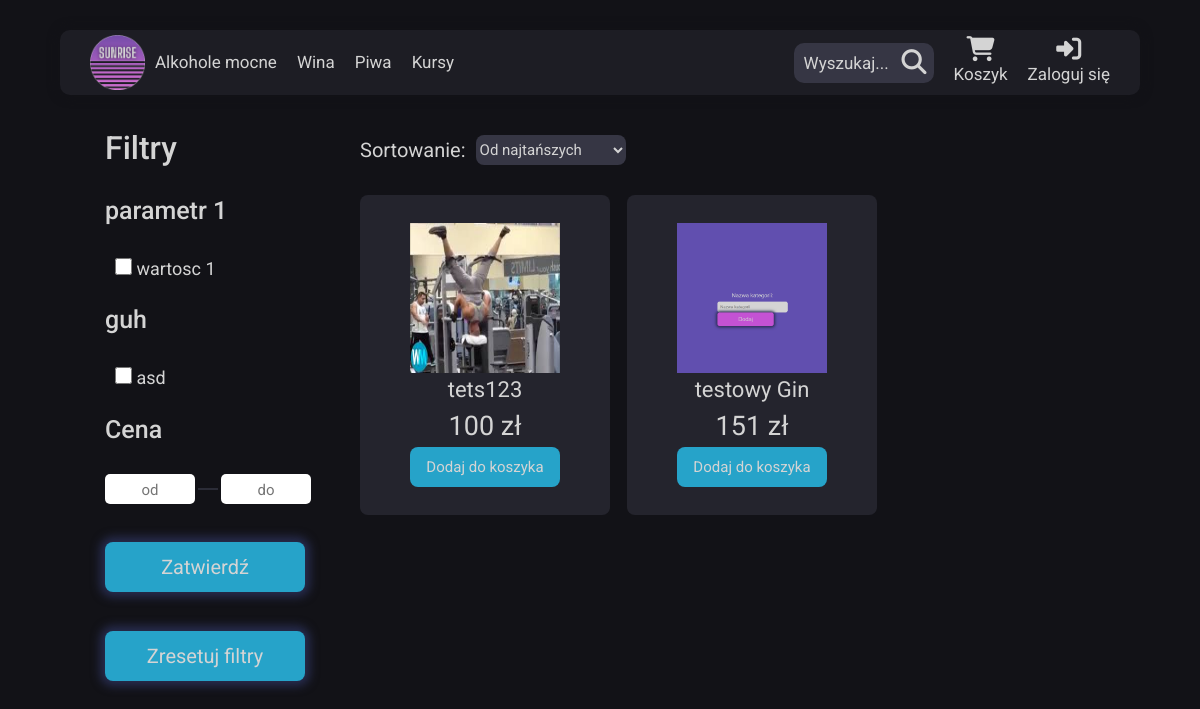
/html/category_pages/strong-gin.php, run on an earlier commit of the app's database.
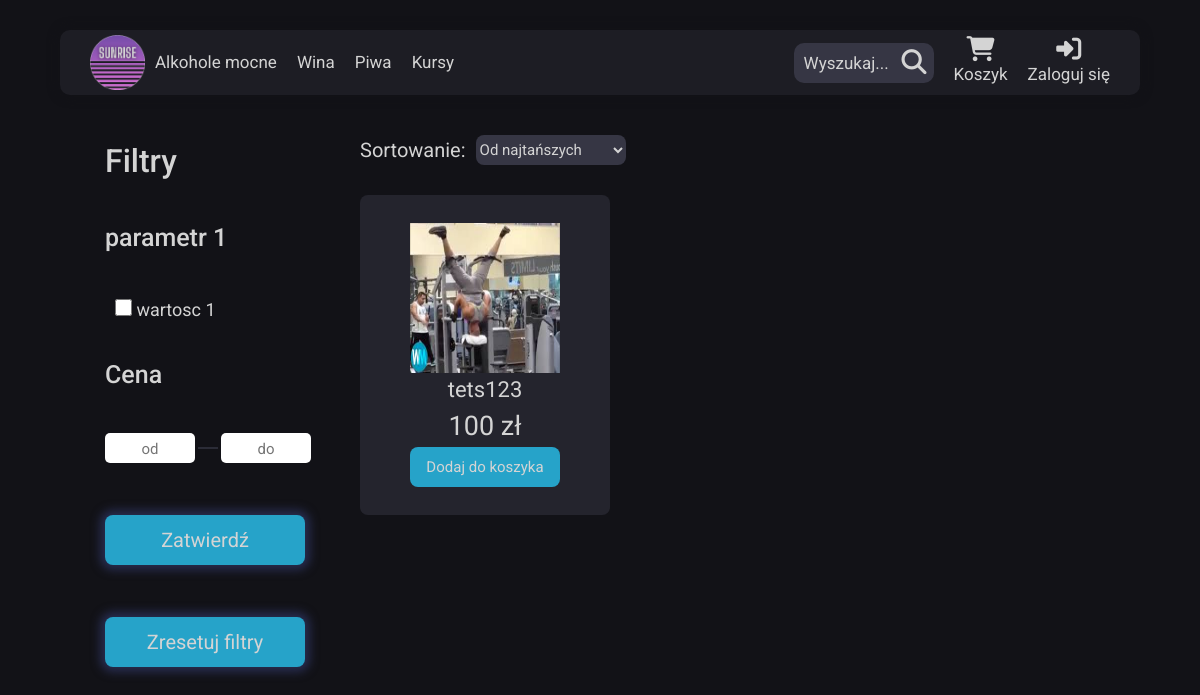
And on a later commit of the database.
### tables this page shows
CREATE TABLE `product` (
  `id` int(11) NOT NULL,
  `product_name` varchar(50) NOT NULL,
  `category_id` int(11) NOT NULL,
  `price` float NOT NULL,
  `description` text NOT NULL,
  `stock` int(11) NOT NULL,
  `photo_id` int(11) NOT NULL
);

CREATE TABLE `photos` (
  `id` int(11) NOT NULL,
  `path` varchar(255) NOT NULL
);

### html/category_pages/strong-gin.php (the view, shortened to what this page needs)
<!DOCTYPE html>
<html lang="pl">
  <head>
    <link href="https://cdn.jsdelivr.net/npm/bootstrap@5.3.2/dist/css/bootstrap.min.css" rel="stylesheet">
    <link rel="stylesheet" href="../../css/main.css" />
  </head>
  <body>
  <?php
      include './menu_component.php';
      echo $nav
    ?>
    <main class="productCategories">
      <?php
      include './product_filter.php';
      echo $filters;
    ?>
      <section class="products__right">
          <div class="products__sortSection">
            <p class="products__sortSection--p">Sortowanie:</p>
            <select name="sort" id="sort" class="products__sortSection--select">
                <option value="price-asc">Od najtańszych</option>
            </select>
        </div>
        <div class="products__productContainer">
        <?php
          require_once('../../php/dblogin.php');
          $sql = 'select id from category where category_name like "gin"';
          $stmt = $pdo -> prepare($sql);
          $stmt -> execute();
          $category_id = $stmt -> fetchColumn();
          $sql = 'select product.id, product_name, price, path from product inner join photos on product.photo_id = photos.id where category_id = ?';
          $query = $pdo -> prepare($sql);
          $query -> execute([$category_id]);
          while($row = $query -> fetch()):
            $filename = str_replace(' ', '-', $row['product_name']);
        ?>
          <a href="../products/<?=$filename?>.php" class="products__product" id="<?=$row['id']?>">
            <img src="<?=$row['path']?>" alt="" class="products__product--image">
            <p class="products__product--name"><?=$row['product_name']?></p>
            <p class="products__product--price"><?=$row['price']?> zł</p>
            <button class="products__product--addToCart">Dodaj do koszyka</button>
          </a>
          <?php endwhile;?>
        </div>
      </section>
    </main>
  </body>
</html>

### html/category_pages/product_filter.php (shortened to what this page needs)
<section class="products__left">
  <div class="products__filtersContainer">
    <h2 class="products__left--headline">Filtry</h2>
    <?php
    require_once('../../php/dblogin.php');
    $sql = 'select id from category where category_name like ?';
    $stmt = $pdo->prepare($sql);
    $arr = explode('/', parse_url($_SERVER['REQUEST_URI'], PHP_URL_PATH));
    $filename = pathinfo(array_pop($arr), PATHINFO_FILENAME);
    $arr = explode('-', $filename);
    if (count($arr) == 1) {
      $filename = $arr[0];
    } else {
      $filename = $arr[1];
    }
    $categoryMapping = [
        'wine-semisweet' => 'wino półsłodkie',
        'wine-dry' => 'wino wytrawne',
    ];
    $filename = $categoryMapping[$filename] ?? $filename;
    $category_id = [];
    if ($filename == "product_search") {
      $stmt->execute(['%']);
      while ($row = $stmt->fetch()) {
        $category_id[] = $row['id'];
      }
    } else {
      $stmt->execute([$filename]);
      $single_id = $stmt->fetchColumn();
      if ($single_id !== false) {
        $category_id[] = $single_id;
      }
    }
if (empty($category_id)) {
    echo "<p>Brak filtrów dla tej kategorii.</p>";
} else {
    $placeholders = implode(',', array_fill(0, count($category_id), '?'));
    $sql = <<<SQL
    SELECT DISTINCT param_name
    FROM parameters
    WHERE id IN (
      SELECT param_id
      FROM `product-params`
      WHERE product_id IN (
        SELECT id
        FROM product
        WHERE category_id IN ($placeholders)
      )
    );
SQL;
    $stmt = $pdo->prepare($sql);
    $stmt->execute($category_id);
    while ($paramRow = $stmt->fetchColumn()):
?>
      <h3 class="products__left--headline2"><?= htmlspecialchars($paramRow) ?></h3>
      <?php
      $sql = <<<SQL
      SELECT DISTINCT param_value
      FROM `product-params`
      INNER JOIN parameters ON `product-params`.param_id = parameters.id
      WHERE param_name = ?
      AND product_id IN (
        SELECT id
        FROM product
        WHERE category_id IN ($placeholders)
      );
SQL;
      $query = $pdo->prepare($sql);
      $params = array_merge([$paramRow], $category_id);
      $query->execute($params);
      while ($row = $query->fetch()):
      ?>
        <div class="products__left--optionBox">
          <label for="<?= htmlspecialchars($row['param_value']) ?>">
            <input type="checkbox" name="type" id="<?= htmlspecialchars($row['param_value']) ?>" class="filter_checkbox">
            <?= htmlspecialchars($row['param_value']) ?>
          </label>
        </div>
      <?php endwhile; ?>
    <?php endwhile; ?>
<?php
}
?>
    <h3 class="products__left--headline2">Cena</h3>
    <div class="products__left--priceAdjust">
      <input type="number" id="minPrice" placeholder="od">
      <hr>
      <input type="number" id="maxPrice" placeholder="do">
    </div>
    <button class="button" id="filterSubmit">Zatwierdź</button>
    <button class="button" id="filterReset">Zresetuj filtry</button>
  </div>
</section>
<?php
$filters = ob_get_contents();
?>

What changed in the data, as far as the page shows it:
removed product: photo.path (picture), product_name "testowy Gin", price "151"
Also different on the page:
list line gone: "guh ☐ asd"
